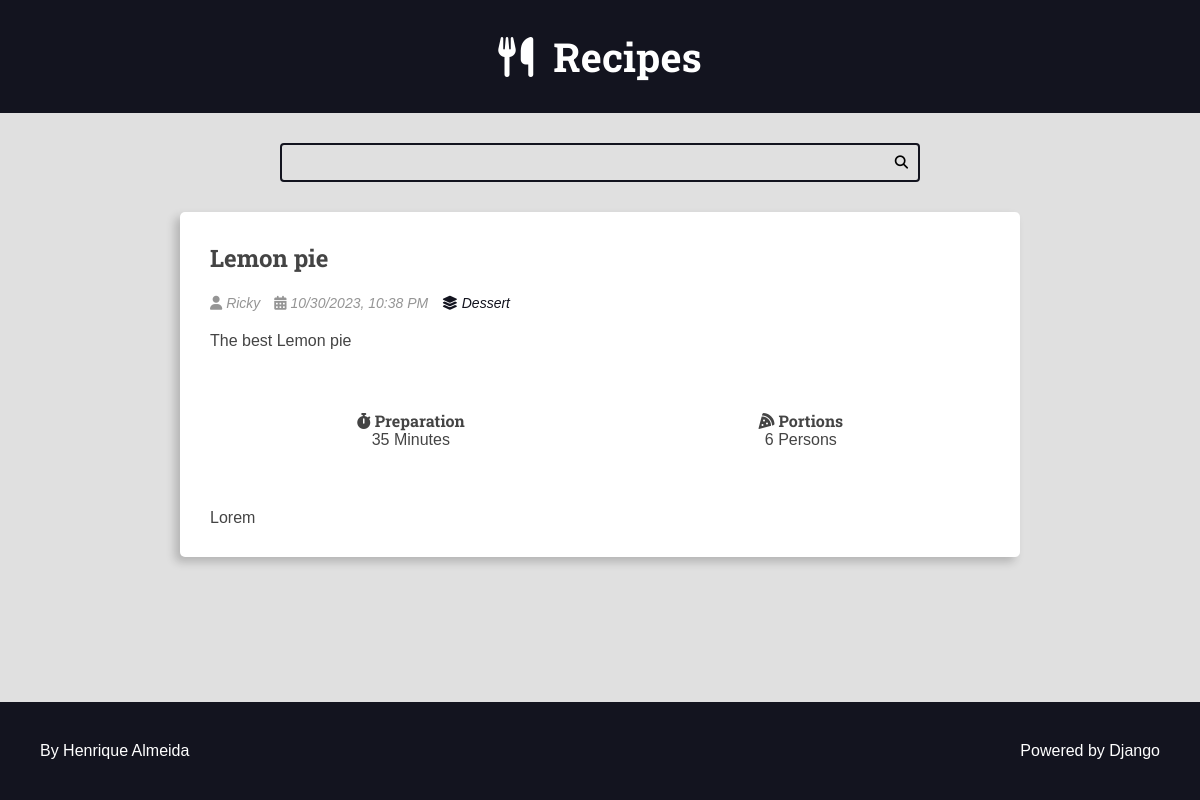
The page /recipes/7/ on the database its author committed.
### recipes/models.py (models this page shows, shortened)
class Recipe(models.Model):
    title = models.CharField(max_length=65)
    description = models.CharField(max_length=165)
    slug = models.SlugField(unique=True)
    preparation_time = models.IntegerField()
    preparation_time_unit = models.CharField(max_length=65)
    servings = models.IntegerField()
    servings_unit = models.CharField(max_length=65)
    preparation_steps = models.TextField()
    preparation_steps_is_html = models.BooleanField(default=False)
    created_at = models.DateTimeField(auto_now_add=True)
    updated_at = models.DateTimeField(auto_now=True)
    is_published = models.BooleanField(default=False)
    cover = models.ImageField(
        upload_to='recipes/covers/%Y/%m/%d/', blank=True, default=''
    )
    category = models.ForeignKey(
        Category, on_delete=models.SET_NULL, null=True, blank=True,
        default=None,
    )
    author = models.ForeignKey(
        User, on_delete=models.SET_NULL, null=True, blank=True, default=None,
    )

class Category(models.Model):
    name = models.CharField(max_length=65)

### recipes/views.py (the view)
# urls.py: path('recipes/<int:id>/', views.recipe, name='recipe'),
def recipe(request, id):
    recipe = get_object_or_404(Recipe, pk=id, is_published=True,)
    context = {
        'recipe': recipe,
        'is_detail_page': True,
    }
    return render(request, 'recipes/pages/recipe-view.html', context=context)

### recipes/templates/recipes/pages/recipe-view.html (shortened to what this page needs)
{% extends 'global/base.html' %}
{% block content %}
    <div class="main-content main-content-detail container">
      {% include 'recipes/partials/recipe.html' %}
    </div>
{% endblock content %}

### recipes/templates/recipes/partials/recipe.html (shortened to what this page needs)
<div class="recipe recipe-list-item">
  <div class="recipe-title-container">
    <h2 class="recipe-title">
      <a href="{% url 'recipes:recipe' recipe.id %}">
        {{ recipe.title }}
      </a>
    </h2>
  </div>
  <div class="recipe-author">
    {% if recipe.author.first_name is not None%}
    <span class="recipe-author-item">
      <i class="fas fa-user"></i>
      {% if recipe.author.first_name %}
      {{ recipe.author.first_name }} {{ recipe.author.last_name }}
      {% else %}
      {{ recipe.author.username}}
      {% endif %}
    </span>
    {% endif %}
    <span class="recipe-author-item">
      <i class="fas fa-calendar-alt"></i>
      {{ recipe.created_at|date:"m/d/Y" }}, {{ recipe.created_at|date:'h:i A' }}
    </span>
    {% if recipe.category is not None %}
    <span class="recipe-author-item">
      <a href="{% url 'recipes:category' recipe.category.id%}">
        <i class="fas fa-layer-group"></i>
        <span>{{ recipe.category.name }}</span>
      </a>
    </span>
    {% endif %}
  </div>
  <div class="recipe-content">
    <p>{{ recipe.description }}</p>
  </div>
  <div class="recipe-meta-container">
    <div class="recipe-meta recipe-preparation">
      <h3 class="recipe-meta-title"><i class="fas fa-stopwatch"></i> Preparation</h3>
      <div class="recipe-meta-text">
        {{ recipe.preparation_time }} {{ recipe.preparation_time_unit }}
      </div>
    </div>
    <div class="recipe-meta recipe-servings">
      <h3 class="recipe-meta-title"><i class="fas fa-pizza-slice"></i> Portions</h3>
      <div class="recipe-meta-text">
        {{ recipe.servings }} {{ recipe.servings_unit }}
      </div>
    </div>
  </div>
  {% if is_detail_page %}
  <div class="preparation-steps">
    {{ recipe.preparation_steps|safe }}
  </div>
  {% endif %}
</div>

### recipes/static/recipes/css/styles.css (style rules this page uses)
:root { --color-primary: #269fe6; --color-primary-hover: #2086c2; --color-primary-dark: #13141f; --color-primary-dark-hover: #212336; --color-primary-light: #d4ecfa; --color-primary-light-hover: #bdd8e7; --color-white: #fff; --color-black: #000; --color-dark-text: #444; --color-info-light: #cce5ff; --color-debug-light: #cce5ff; --color-success-light: #d4edda; --color-alert-light: #fff3cd; --color-warning-light: #fff3cd; --color-error-light: #f8d7da; --color-info-dark: #4d86c4; --color-debug-dark: #4d86c4; --color-success-dark: #4a9c5d; --color-alert-dark: #927f40; --color-warning-dark: #927f40; --color-error-dark: #da525d; --color-gray-0: #f9f9f9; --color-gray-1: #e0e0e0; --color-gray-2: #c7c7c7; --color-gray-3: #aeaeae; --color-gray-4: #959595; --color-gray-5: #7d7d7d; --color-gray-6: #646464; --color-gray-7: #4b4b4b; --color-gray-8: #323232; --color-gray-9: #191919; --font-primary: sans-serif; --font-headings: 'Roboto Slab', serif; --spacing-gutter-medium: 3rem; --spacing-gutter-large: 4rem; }
* { padding: 0; margin: 0; box-sizing: border-box; }
html { font-size: 62.5%; height: 100%; min-height: 100%; }
body { font-size: 1.6rem; font-family: var(--font-primary); background: var(--color-gray-1); color: var(--color-dark-text); display: flex; flex-direction: column; min-height: 100% }
h1, h2, h3, h4, h5, h6 { font-family: var(--font-headings); }
.container { max-width: 144rem; margin: 0 auto; padding: var(--spacing-gutter-medium); }
.main-content { padding-top: 0; }
.recipe { background: var(--color-white); box-shadow: -5px 5px 10px rgba(0, 0, 0, .2); transform: scale(1); transition: all 300ms ease-in-out; border-radius: .5rem; overflow: hidden; }
.recipe-list-item { max-width: 64rem; height: fit-content; }
.recipe-title-container { padding: var(--spacing-gutter-medium); padding-bottom: 2rem; }
.recipe-title-container a { text-decoration: none; color: var(--color-dark-text); }
.recipe-author { padding: 0 var(--spacing-gutter-medium); }
.recipe-content { padding: var(--spacing-gutter-medium); padding-top: 2rem; }
.recipe-author-item { color: var(--color-gray-4); margin-right: 1rem; font-style: italic; font-size: 1.4rem; }
.recipe-author a { color: var(--color-primary-dark); transition: all 300ms ease-in-out; text-decoration: none; }
.recipe-meta-container { display: flex; flex-flow: row wrap; padding: var(--spacing-gutter-medium); }
.recipe-meta { display: flex; flex-flow: column nowrap; flex-shrink: 1; flex-grow: 1; text-align: center; }
.recipe-meta-title { font-size: 1.6rem; }
.main-content-detail .recipe-list-item { max-width: 84rem; margin: 0 auto; }
.preparation-steps { padding: var(--spacing-gutter-medium); }

### rows shown on the page
Recipe: title "Lemon pie", author.first_name "Ricky", created_at "10/30/2023", created_at "10:38 PM", category.name "Dessert", description "The best Lemon pie", preparation_time "35", preparation_time_unit "Minutes", servings "6", servings_unit "Persons", preparation_steps "Lorem"
